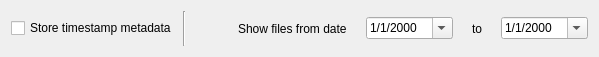
<?xml version="1.0" encoding="UTF-8"?>
<ui version="4.0">
 <class>TimeFrameSelector</class>
 <widget class="QWidget" name="TimeFrameSelector">
  <property name="geometry">
   <rect>
    <x>0</x>
    <y>0</y>
    <width>534</width>
    <height>57</height>
   </rect>
  </property>
  <property name="windowTitle">
   <string>Form</string>
  </property>
  <property name="styleSheet">
   <string notr="true">QLabel {
    margin-left: 10px;
    margin-right: 10px;
}</string>
  </property>
  <layout class="QHBoxLayout" name="horizontalLayout_2">
   <item>
    <widget class="QCheckBox" name="mfsTimeMetadata">
     <property name="toolTip">
      <string>&lt;html&gt;&lt;head/&gt;&lt;body&gt;&lt;p&gt;Use tmestamp metadata when linking files in the MFS&lt;/p&gt;&lt;/body&gt;&lt;/html&gt;</string>
     </property>
     <property name="text">
      <string>Store timestamp metadata</string>
     </property>
    </widget>
   </item>
   <item>
    <layout class="QHBoxLayout" name="horizontalLayout">
     <item>
      <widget class="Line" name="line">
       <property name="orientation">
        <enum>Qt::Vertical</enum>
       </property>
      </widget>
     </item>
     <item>
      <widget class="QLabel" name="tfIconLabel">
       <property name="text">
        <string/>
       </property>
      </widget>
     </item>
     <item>
      <widget class="QLabel" name="label">
       <property name="text">
        <string>Show files from date</string>
       </property>
      </widget>
     </item>
     <item>
      <widget class="QDateTimeEdit" name="dateFrom">
       <property name="displayFormat">
        <string>d/M/yyyy</string>
       </property>
       <property name="calendarPopup">
        <bool>true</bool>
       </property>
      </widget>
     </item>
     <item>
      <widget class="QLabel" name="label_2">
       <property name="text">
        <string>to</string>
       </property>
      </widget>
     </item>
     <item>
      <widget class="QDateTimeEdit" name="dateTo">
       <property name="displayFormat">
        <string>d/M/yyyy</string>
       </property>
       <property name="calendarPopup">
        <bool>true</bool>
       </property>
      </widget>
     </item>
    </layout>
   </item>
   <item>
    <spacer name="horizontalSpacer">
     <property name="orientation">
      <enum>Qt::Horizontal</enum>
     </property>
     <property name="sizeHint" stdset="0">
      <size>
       <width>40</width>
       <height>20</height>
      </size>
     </property>
    </spacer>
   </item>
  </layout>
 </widget>
 <resources/>
 <connections/>
</ui>
